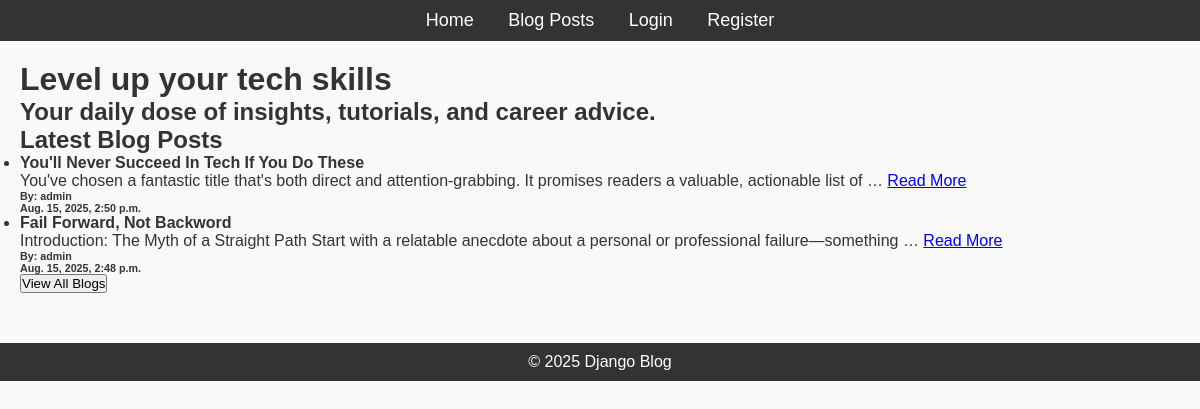
The app's page /, older data.
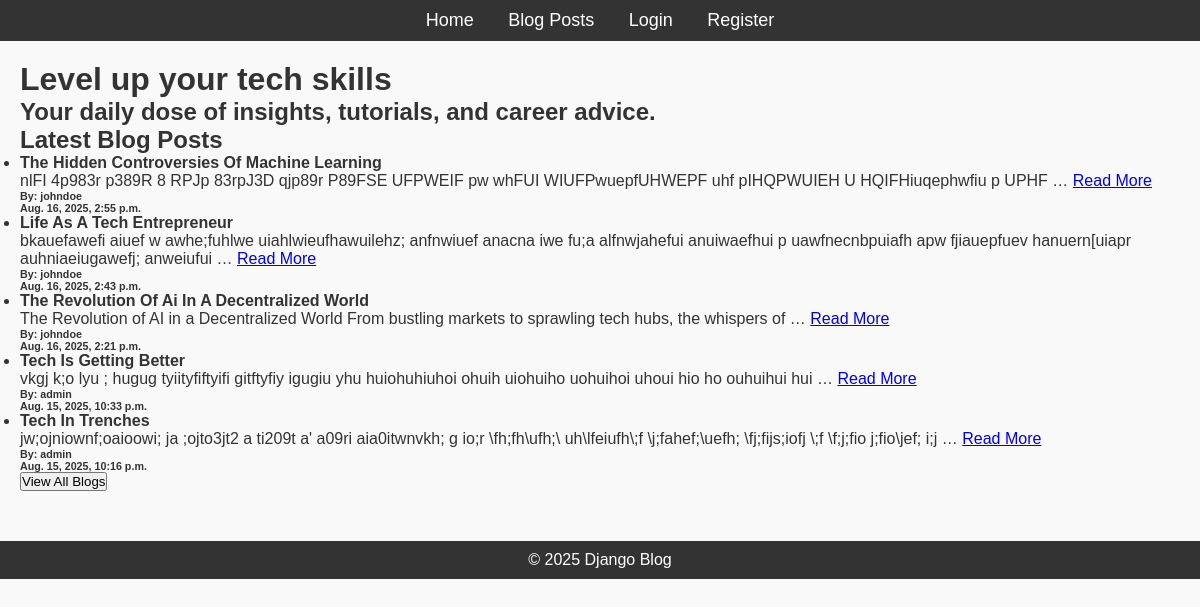
The same page, newer data.
### blog/models.py (models this page shows)
class Post(models.Model):
    title = models.CharField(max_length=200)
    content = models.TextField()
    published_date = models.DateTimeField(auto_now_add=True)
    author = models.ForeignKey(User, on_delete=models.CASCADE)

### blog/views.py (the view)
# urls.py: path('', home_view, name='home'),
def home_view(request):
    posts = Post.objects.all().order_by('-published_date')[:5]
    context = {
        'posts': posts
    }
    return render(request, 'blog/home.html', context)

### blog/templates/blog/home.html (shortened to what this page needs)
{% extends 'blog/base.html' %}
{% block content %}
  <h1>Level up your tech skills</h1>
  <h2>Your daily dose of insights, tutorials, and career advice.</h2>
  <ul>
    <h2>Latest Blog Posts</h2>
    {% for post in posts %}
      <li>
            <h4>{{ post.title|title }}</h4>
            <p>
                {{post.content|truncatewords:18}} <a href="{% url 'viewing_post' pk=post.id %}">Read More</a>
            </p>
            <h6>By: {{ post.author}}</h6>
            <h6>{{ post.published_date}}</h6>
      </li>
    {% endfor %}
    <a href="{% url 'list_posts' %}">
        <button>View All Blogs</button>
    </a>
    </ul>
{% endblock %}

Row changes from the older to the newer data that the page shows:
no longer on this page (row unchanged): Post: title "You'll Never Succeed In Tech If You Do These", content "You've chosen a fantastic title that's both direct and attention-grabbing. It promises readers a valuable, actionable list of …", author "admin", published_date "Aug. 15, 2025, 2:50 p.m."
no longer on this page (row unchanged): Post: title "Fail Forward, Not Backword", content "Introduction: The Myth of a Straight Path Start with a relatable anecdote about a personal or professional failure—something …", author "admin", published_date "Aug. 15, 2025, 2:48 p.m."
added Post: title "The Hidden Controversies Of Machine Learning", content "nlFI 4p983r p389R 8 RPJp 83rpJ3D qjp89r P89FSE UFPWEIF pw whFUI WIUFPwuepfUHWEPF uhf pIHQPWUIEH U HQIFHiuqephwfiu p UPHF …", author "johndoe", published_date "Aug. 16, 2025, 2:55 p.m."
added Post: title "Life As A Tech Entrepreneur", content "bkauefawefi aiuef w awhe;fuhlwe uiahlwieufhawuilehz; anfnwiuef anacna iwe fu;a alfnwjahefui anuiwaefhui p uawfnecnbpuiafh apw fjiauepfuev hanuern[uiapr auhniaeiugawefj; anweiufui …", author "johndoe", published_date "Aug. 16, 2025, 2:43 p.m."
added Post: title "The Revolution Of Ai In A Decentralized World", content "The Revolution of AI in a Decentralized World From bustling markets to sprawling tech hubs, the whispers of …", author "johndoe", published_date "Aug. 16, 2025, 2:21 p.m."
added Post: title "Tech Is Getting Better", content "vkgj k;o lyu ; hugug tyiityfiftyifi gitftyfiy igugiu yhu huiohuhiuhoi ohuih uiohuiho uohuihoi uhoui hio ho ouhuihui hui …", author "admin", published_date "Aug. 15, 2025, 10:33 p.m."
added Post: title "Tech In Trenches", content "jw;ojniownf;oaioowi; ja ;ojto3jt2 a ti209t a' a09ri aia0itwnvkh; g io;r \\fh;fh\\ufh;\\ uh\\lfeiufh\\;f \\j;fahef;\\uefh; \\fj;fijs;iofj \\;f \\f;j;fio j;fio\\jef; i;j …", author "admin", published_date "Aug. 15, 2025, 10:16 p.m."
